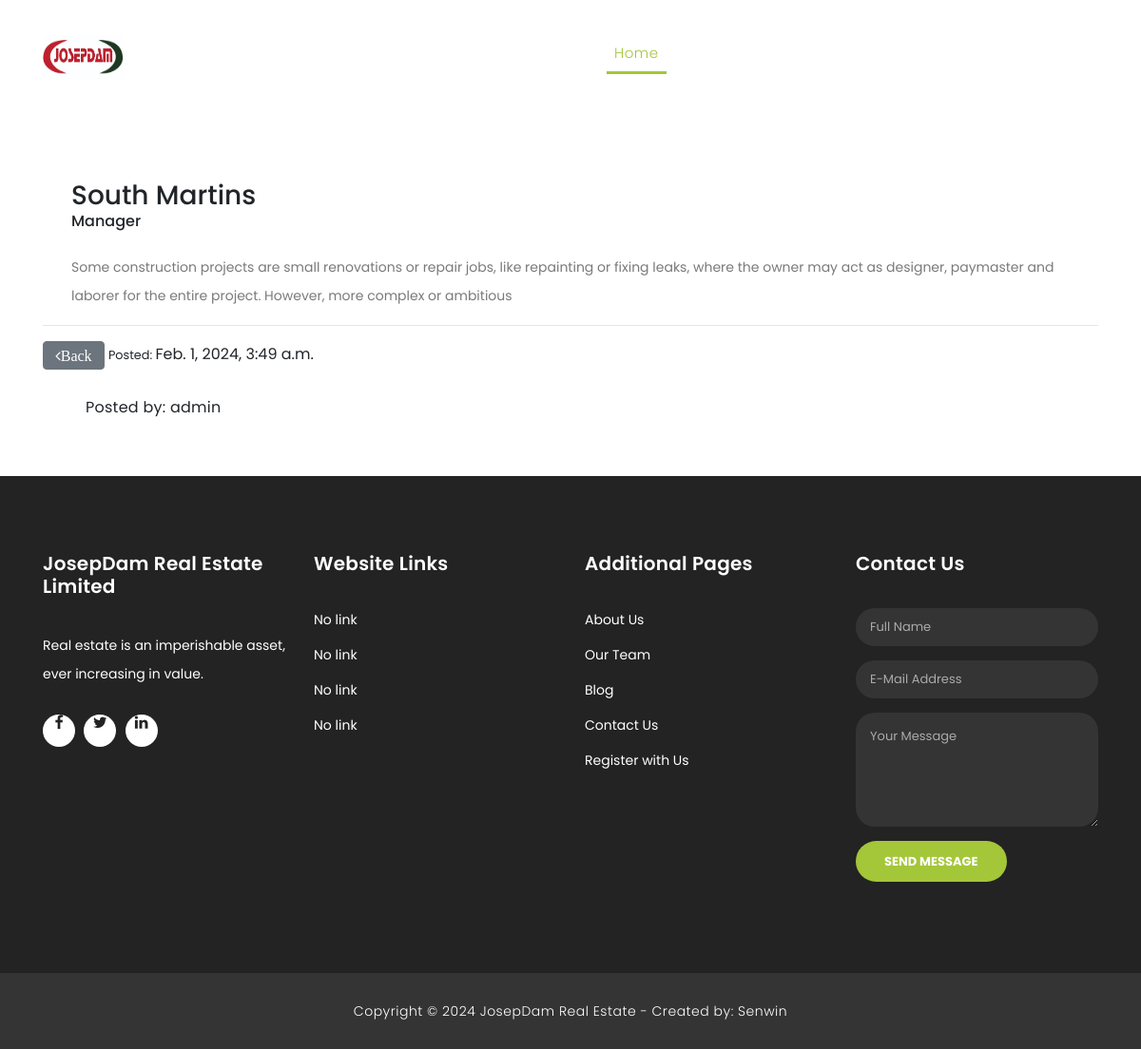
The page /article_board_of_director/3/ on the database its author committed.
### josepdam/models.py (models this page shows, shortened)
class Board_Of_DirectorPost (models.Model):
    board_of_director_name = models.CharField (max_length = 200)
    board_of_director_position = models.CharField (max_length = 200)
    board_of_director_description = models.TextField()
    board_of_director_img = models.ImageField(upload_to='images_dir')
    slug = models.SlugField (max_length=25)
    publish_date = models.DateTimeField (auto_now_add= True)
    author = models.ForeignKey(User, on_delete=models.CASCADE)
    class Meta:
        ordering =['-publish_date']

### josepdam/views.py (the view, shortened to what this page needs)
# urls.py: path('article_board_of_director/<int:pk>/', ArticleBoardOfDirectorDetailView.as_view(), name="detail-director"),
class ArticleBoardOfDirectorDetailView(DetailView):
    model = Board_Of_DirectorPost
    template_name = 'josep/article_board_of_director.html'

### templates/josep/article_board_of_director.html (shortened to what this page needs)
{% extends "base.html" %}
{% load static %}
{% block content%}
    <div class="page-headinggg header-text">
        <div class="container">
          <div class="row">
            <div class="col-md-12">
              <h1> <small><del></small> <sup>$</sup>{{ object.price }}</h1>
            </div>
          </div>
        </div>
      </div>
    <div class="services">
      <div class="container">
        <div class="row">
          <div class="col-md-6">
             <br>
          </div>
        </div> <br>
        <div class="tabs-content" style="display: block;">
          <h3>{{ object.board_of_director_name }}</h3>
          <h6>{{ object.board_of_director_position }}</h6><br>
          <p>{{ object.board_of_director_description|truncatechars:9000 }}</p>
        </div> <hr>
        <span>
           <a href="{% url 'team' %}" class="btn btn-secondary"><i class="fa fa-angle-left">Back</i></a>
            <small>Posted: </small> {{ object.publish_date }}
        </span>
          <div class="col-lg-3">
            <div class="tabs-content">
              <h4><small>Posted by: {{object.author}}</small></h4>
            </div>
          </div>
        </div>
        <br>
        <br>
      </div>
{% endblock %}

### static/assets/css/style.css (style rules this page uses)
body { font-family: 'Poppins', sans-serif; overflow-x: hidden; text-rendering: optimizeLegibility; -webkit-font-smoothing: antialiased; -moz-osx-font-smoothing: grayscale; }
p { margin-bottom: 0px; font-size: 14px; color: #666666; line-height: 30px; }
a { text-decoration: none!important; }
h1,h2,h3,h4,h5,h6 { margin: 0px; }
*, *:before, *:after { -webkit-box-sizing: border-box; box-sizing: border-box; -webkit-font-smoothing: antialiased; -moz-osx-font-smoothing: grayscale; }
.services { margin-top: 140px; }
.tabs-content { margin-left: 30px; text-align: left; display: inline-block; transition: all 0.3s; }
.tabs-content h4 { font-size: 20px; font-weight: 700; letter-spacing: 0.25px; margin-bottom: 15px; margin-top: 30px; }
.tabs-content p { font-size: 14px; color: #7a7a7a; margin-bottom: 0px; }

### rows shown on the page
Board_Of_DirectorPost: board_of_director_name "South Martins", board_of_director_position "Manager", board_of_director_description "Some construction projects are small renovations or repair jobs, like repainting or fixing leaks, where the owner may act as designer, paymaster and laborer for the entire project. However, more complex or ambitious", publish_date "Feb. 1, 2024, 3:49 a.m.", author "admin"
